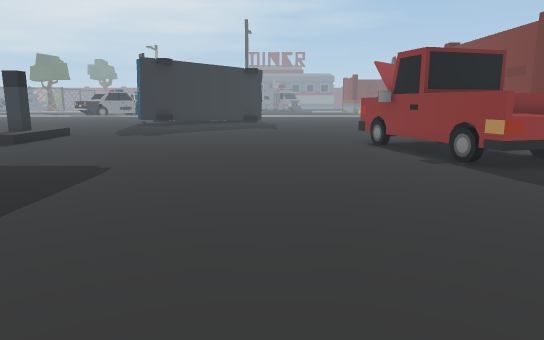
view 1 (above)

24 first-person views from a walk through a 3-D level made in the Unity game engine. The camera is 1.5 m above the floor, tilts 10° down and sees 70° across. The floor is counted in squares, 1 m on a side. Each view is taken from the middle of a square. On the plan, view 1 faces up. The plan holds only what a view shows up to about 17 squares ahead; the rest is blank. The place goes on beyond the plan. The player character is not drawn. Some animated figures are left out.

view 2
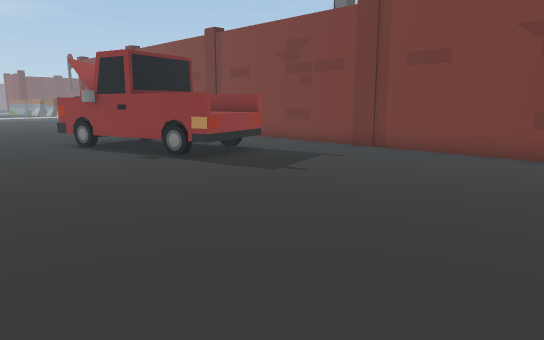

view 3
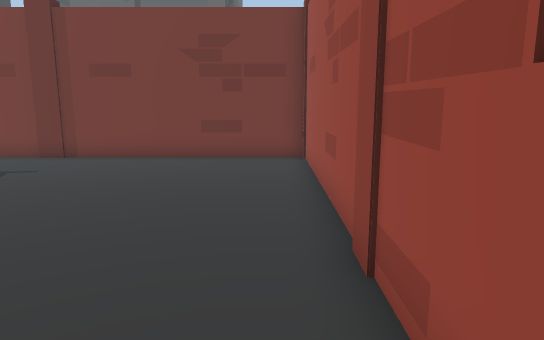

view 4
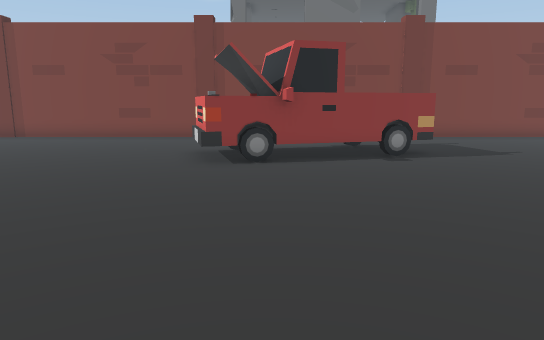

view 5
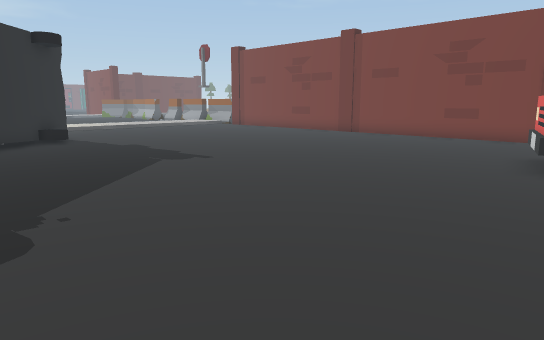

view 6
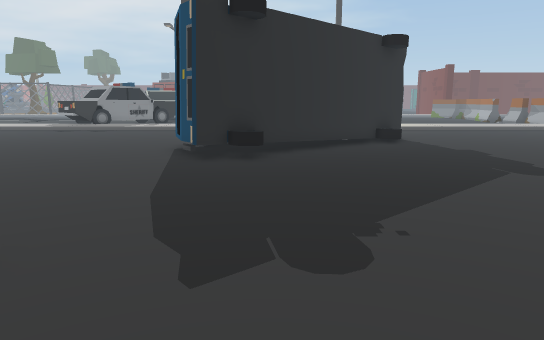

view 7
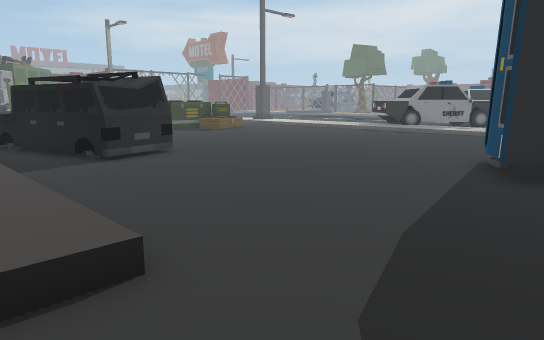

view 8
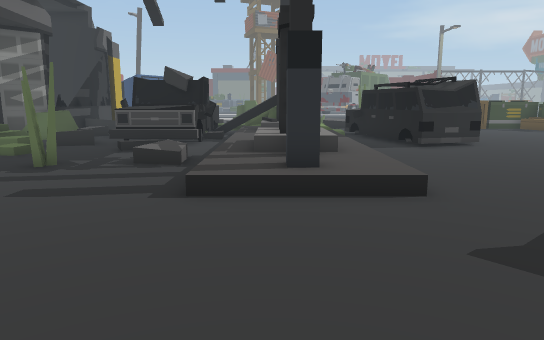

view 9
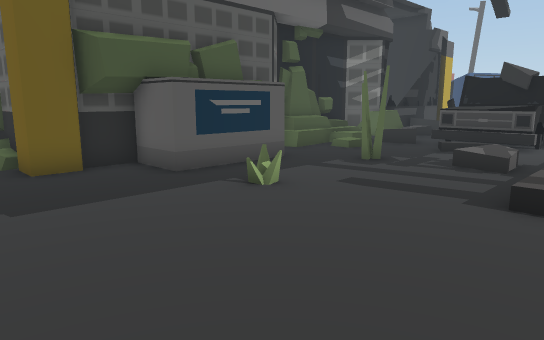

view 10
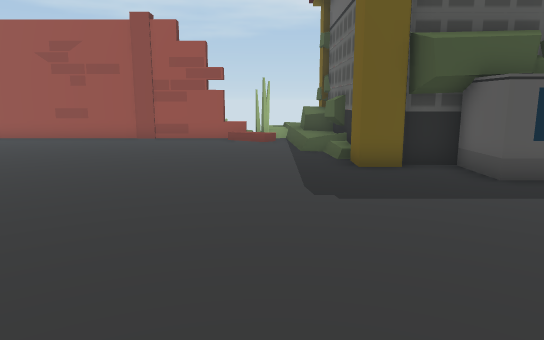

view 11
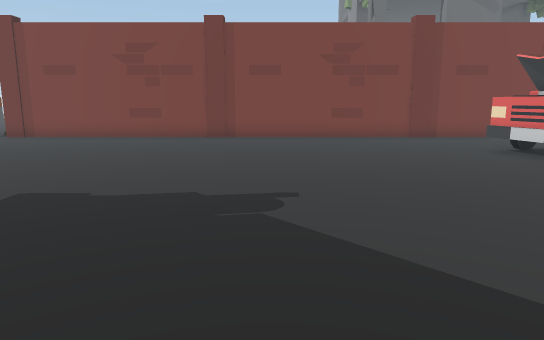

view 12
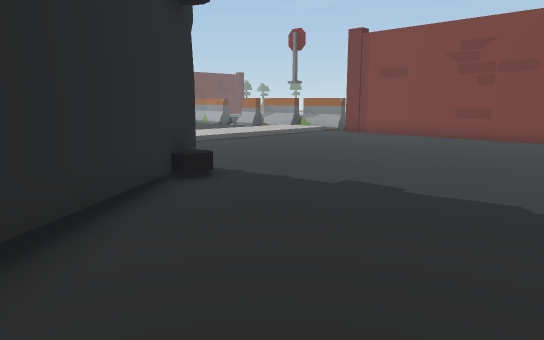

view 13
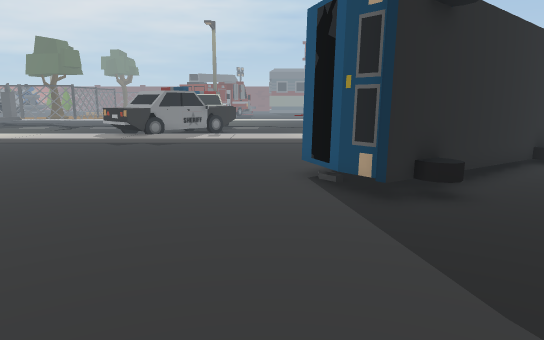

view 14
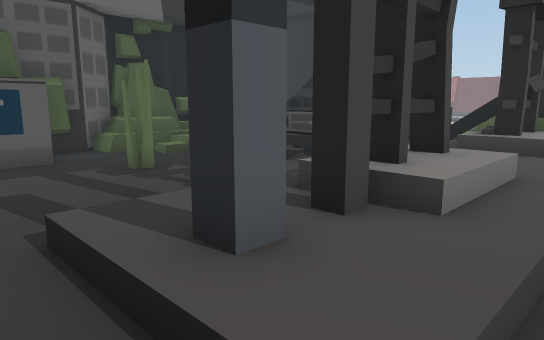

view 15
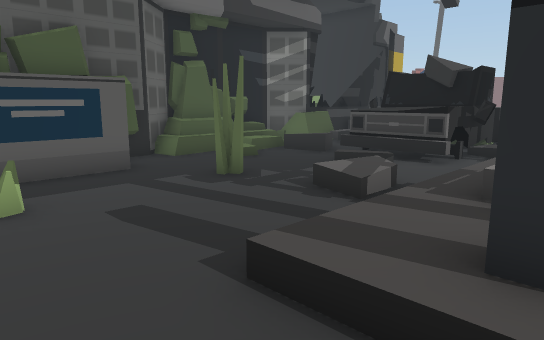

view 16
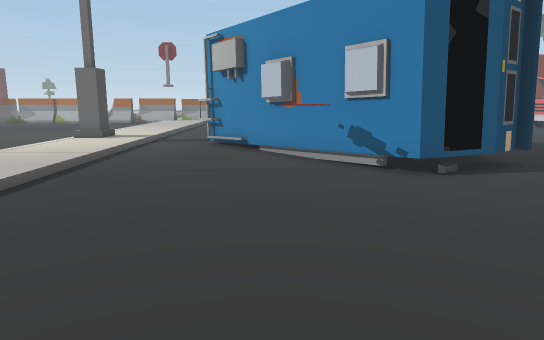

view 17
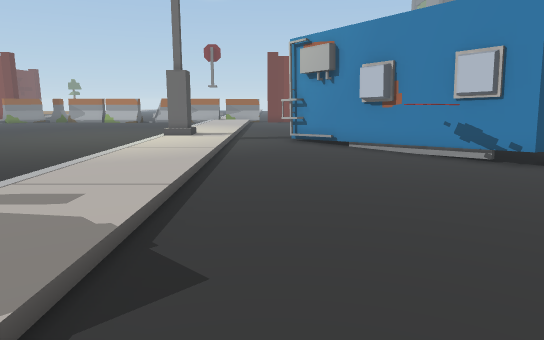

view 18
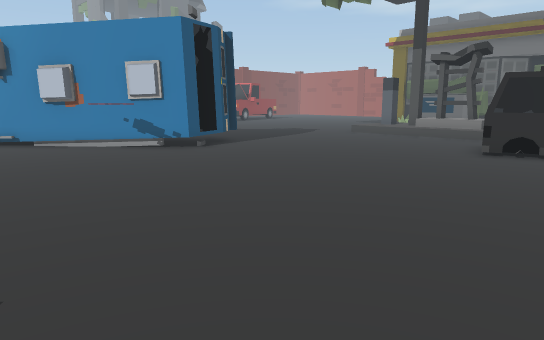

view 19
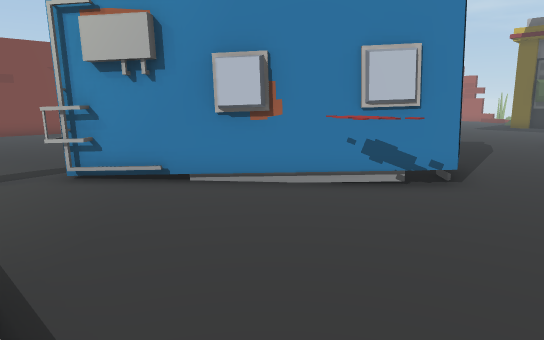

view 20
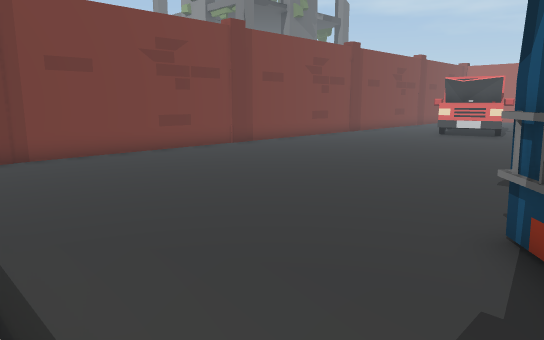

view 21
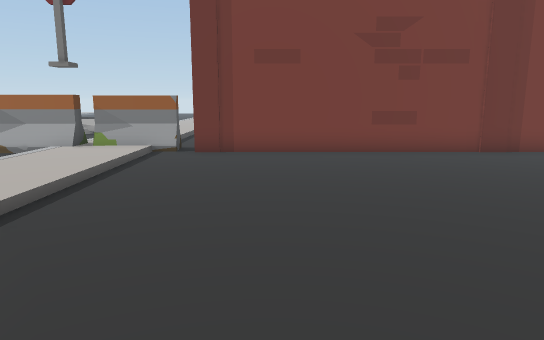

view 22
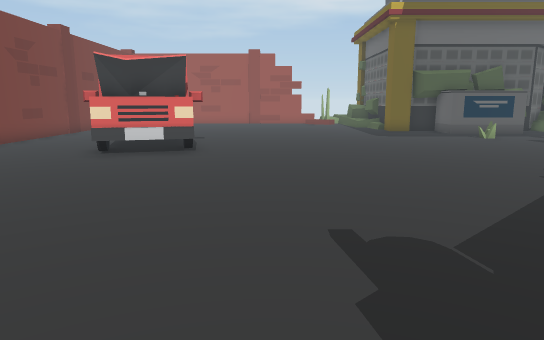

view 23
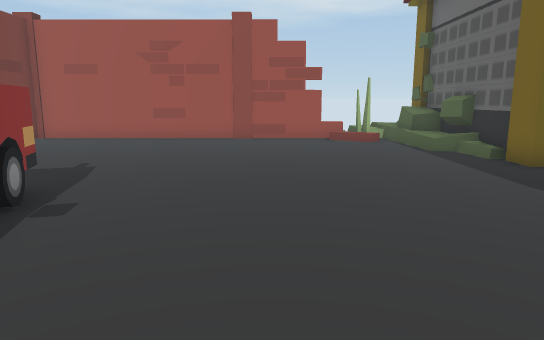

view 24
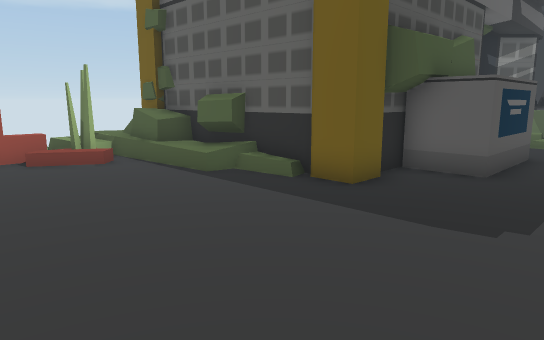

### Floor plan
Key: @ floor where view 1 was taken; # wall or solid block; . main floor; : floor 0.25 m higher than the main floor; + floor 0.5 m higher than the main floor; * floor 0.75 m higher than the main floor; / step, stairs or slope; = window, fence, low wall or low ledge; ^ raised ledge; O other object.
Columns run from 20 left of view 1 to 11 right of it. Each row starts with its distance up from view 1.
 35     :::::::::::::::::::::::::::O
 34 ...............................O
 33 ...............................#
 32 .................#.............#
 31 ................## ............#
 30  ..........O..### ##...........#
 29  ..........OO##  ##............#
 28  ...........##  ##.............#
 27  ..........##  ##..............#
 26 ...........## ##...............#
 25 ............###................#
 24 ............#^.................#
 23   .............................#
 22   ##...........................#
 21    ##..........................#
 20   ^##..........................#
 19 ##.............................#
 18  ..............................#
 17     ::/:/::/...................#
 16 ##/:::*///#/...................#
 15 ##/   ##/::/............OOO....#
 14 =:/:::::/::/............OOO....#
 13 =#.....//...............OO#O...#
 12 ##^^../O................#   ...#
 11  #^^//...................OOO...#
 10  #^^./......=............OOO...#
  9  #.=.....................OOO...#
  8 ...O/./........................#
  7 O.  ///..####..................#
  6 =# .++/###  ####...............#
  5  ^######       #...............#
  4                #...............#
  3                #...............#
  2                ^:..............#
  1                #+..............#
  0                ^^#/.@..........#
 -1                #=#/#############
 -2                #=+

Where each view was taken, in squares from view 1:
view 1: 0 up, 0 right, facing up
view 2: 0 up, 1 left, facing up-right
view 3: 0 up, 2 left, facing right
view 4: 13 up, 6 left, facing right
view 5: 13 up, 6 left, facing up-right
view 6: 14 up, 6 left, facing up
view 7: 16 up, 6 left, facing up-left
view 8: 15 up, 3 left, facing left
view 9: 15 up, 3 left, facing down-left
view 10: 15 up, 3 left, facing down
view 11: 22 up, 6 left, facing right
view 12: 22 up, 6 left, facing up-right
view 13: 17 up, 10 left, facing up
view 14: 18 up, 8 left, facing down-left
view 15: 16 up, 7 left, facing down-left
view 16: 30 up, 17 left, facing right
view 17: 33 up, 18 left, facing right
view 18: 34 up, 20 left, facing down-right
view 19: 35 up, 12 left, facing down-right
view 20: 35 up, 2 left, facing down-right
view 21: 31 up, 1 left, facing right
view 22: 26 up, 1 right, facing down
view 23: 15 up, 1 right, facing down
view 24: 10 up, 1 right, facing down-left
